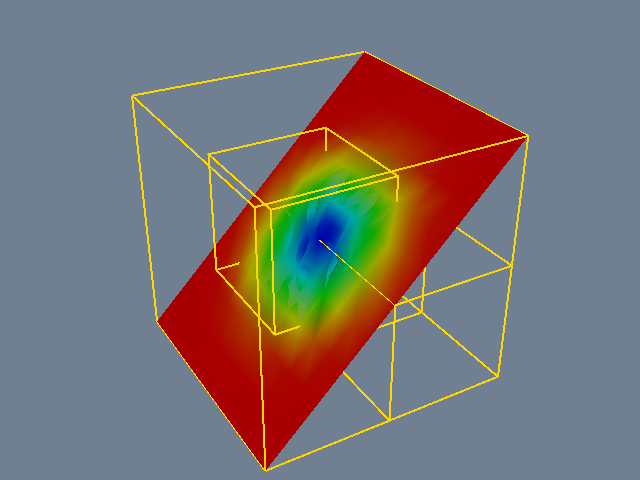

The script that drew this image:
#!/usr/bin/env python

# Cut an overlapping AMR dataset with an oblique plane using
# vtkAMRCutPlane and render the cut surface colored by a Gaussian
# pulse scalar field alongside block outlines.

import math

# Factory overrides: importing these modules registers the OpenGL rendering
# and interaction style implementations for vtkRenderingCore factory classes.
import vtkmodules.vtkInteractionStyle  # noqa: F401
import vtkmodules.vtkRenderingOpenGL2  # noqa: F401
# VTK pipeline classes used in this example
from vtkmodules.vtkCommonCore import vtkFloatArray
from vtkmodules.vtkCommonDataModel import (
    vtkAMRBox,
    vtkOverlappingAMR,
    vtkUniformGrid,
)
from vtkmodules.vtkFiltersAMR import vtkAMRCutPlane
from vtkmodules.vtkFiltersGeometry import vtkCompositeDataGeometryFilter
from vtkmodules.vtkFiltersModeling import vtkOutlineFilter
from vtkmodules.vtkRenderingCore import (
    vtkActor,
    vtkPolyDataMapper,
    vtkRenderWindow,
    vtkRenderWindowInteractor,
    vtkRenderer,
)

# Colors (normalized RGB)
gold_rgb = (1.000, 0.843, 0.000)
slate_gray_background_rgb = (0.439, 0.502, 0.565)

# Gaussian pulse centered at (5, 5, 5) with standard deviation 2
center = (5.0, 5.0, 5.0)
sigma = 2.0

# AMR: two-level overlapping adaptive mesh refinement
amr = vtkOverlappingAMR()
amr.Initialize([1, 2])
dims = [11, 11, 11]

# Level 0, Block 0: coarse grid covering [0, 10]^3
ug0 = vtkUniformGrid()
ug0.SetOrigin(0.0, 0.0, 0.0)
ug0.SetSpacing(1.0, 1.0, 1.0)
ug0.SetDimensions(dims)
scalars0 = vtkFloatArray()
scalars0.SetName("Gaussian-Pulse")
scalars0.SetNumberOfTuples(dims[0] * dims[1] * dims[2])
idx = 0
for k in range(dims[2]):
    for j in range(dims[1]):
        for i in range(dims[0]):
            dx = 0.0 + 1.0 * i - center[0]
            dy = 0.0 + 1.0 * j - center[1]
            dz = 0.0 + 1.0 * k - center[2]
            scalars0.SetValue(idx, math.exp(-(dx*dx + dy*dy + dz*dz) / (2.0 * sigma * sigma)))
            idx += 1
ug0.GetPointData().SetScalars(scalars0)
amr.SetAMRBox(0, 0, vtkAMRBox())
amr.SetDataSet(0, 0, ug0)

# Level 1, Block 0: refined grid at origin
ug1 = vtkUniformGrid()
ug1.SetOrigin(0.0, 0.0, 0.0)
ug1.SetSpacing(0.5, 0.5, 0.5)
ug1.SetDimensions(dims)
scalars1 = vtkFloatArray()
scalars1.SetName("Gaussian-Pulse")
scalars1.SetNumberOfTuples(dims[0] * dims[1] * dims[2])
idx = 0
for k in range(dims[2]):
    for j in range(dims[1]):
        for i in range(dims[0]):
            dx = 0.0 + 0.5 * i - center[0]
            dy = 0.0 + 0.5 * j - center[1]
            dz = 0.0 + 0.5 * k - center[2]
            scalars1.SetValue(idx, math.exp(-(dx*dx + dy*dy + dz*dz) / (2.0 * sigma * sigma)))
            idx += 1
ug1.GetPointData().SetScalars(scalars1)
amr.SetAMRBox(1, 0, vtkAMRBox())
amr.SetDataSet(1, 0, ug1)

# Level 1, Block 1: refined grid at (3, 3, 3)
ug2 = vtkUniformGrid()
ug2.SetOrigin(3.0, 3.0, 3.0)
ug2.SetSpacing(0.5, 0.5, 0.5)
ug2.SetDimensions(dims)
scalars2 = vtkFloatArray()
scalars2.SetName("Gaussian-Pulse")
scalars2.SetNumberOfTuples(dims[0] * dims[1] * dims[2])
idx = 0
for k in range(dims[2]):
    for j in range(dims[1]):
        for i in range(dims[0]):
            dx = 3.0 + 0.5 * i - center[0]
            dy = 3.0 + 0.5 * j - center[1]
            dz = 3.0 + 0.5 * k - center[2]
            scalars2.SetValue(idx, math.exp(-(dx*dx + dy*dy + dz*dz) / (2.0 * sigma * sigma)))
            idx += 1
ug2.GetPointData().SetScalars(scalars2)
amr.SetAMRBox(1, 1, vtkAMRBox())
amr.SetDataSet(1, 1, ug2)
amr.SetRefinementRatio(0, 2)

# Outline: show AMR block bounding boxes
outline = vtkOutlineFilter()
outline.SetInputData(amr)

outline_mapper = vtkPolyDataMapper()
outline_mapper.SetInputConnection(outline.GetOutputPort())

outline_actor = vtkActor()
outline_actor.SetMapper(outline_mapper)
outline_actor.GetProperty().SetColor(gold_rgb)
outline_actor.GetProperty().SetLineWidth(2)

# CutPlane: cut the AMR dataset with an oblique plane through the center
cutter = vtkAMRCutPlane()
cutter.SetInputData(amr)
cutter.SetNormal(1.0, 1.0, 0.0)
cutter.SetCenter(5.0, 5.0, 5.0)
cutter.SetLevelOfResolution(1)

cut_geom = vtkCompositeDataGeometryFilter()
cut_geom.SetInputConnection(cutter.GetOutputPort())

cut_mapper = vtkPolyDataMapper()
cut_mapper.SetInputConnection(cut_geom.GetOutputPort())
cut_mapper.SetScalarRange(0.0, 1.0)

cut_actor = vtkActor()
cut_actor.SetMapper(cut_mapper)

# Renderer: assemble the scene and configure the camera
renderer = vtkRenderer()
renderer.AddActor(outline_actor)
renderer.AddActor(cut_actor)
renderer.SetBackground(slate_gray_background_rgb)

# Window: display the rendered scene
render_window = vtkRenderWindow()
render_window.AddRenderer(renderer)
render_window.SetWindowName("amr cut plane")
render_window.SetMultiSamples(0)
render_window.SetSize(640, 480)

# Interactor: handle mouse and keyboard events
render_window_interactor = vtkRenderWindowInteractor()
render_window_interactor.SetRenderWindow(render_window)

# Scene: configure the camera
renderer.ResetCamera()
renderer.GetActiveCamera().Azimuth(150)
renderer.GetActiveCamera().Elevation(30)
renderer.ResetCameraClippingRange()

render_window_interactor.Initialize()
render_window_interactor.Start()
